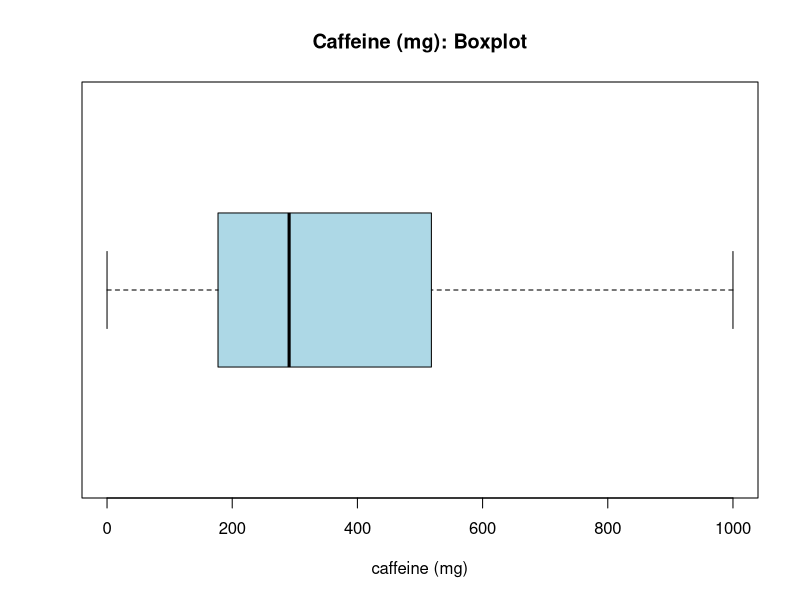
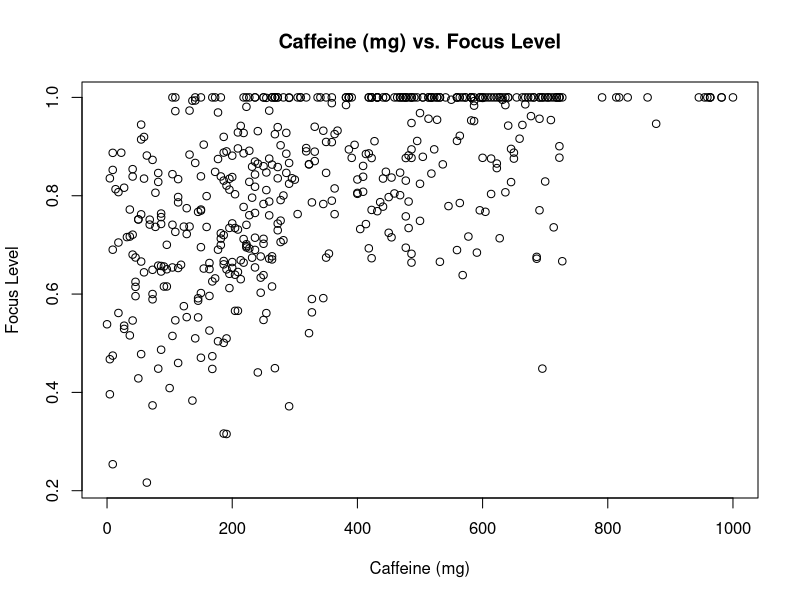
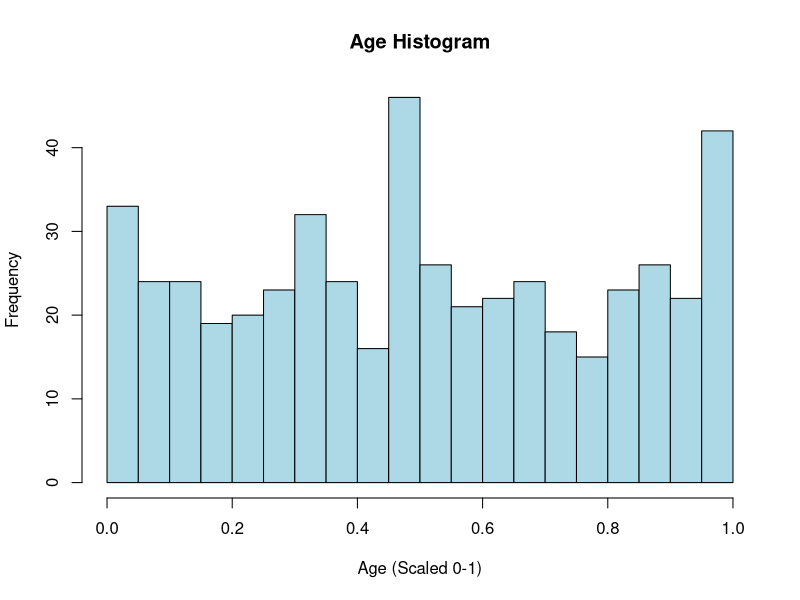
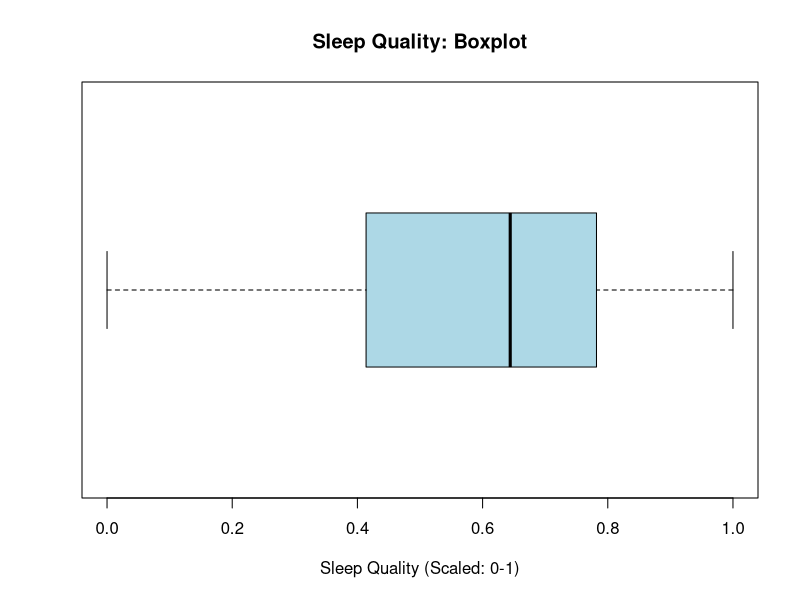
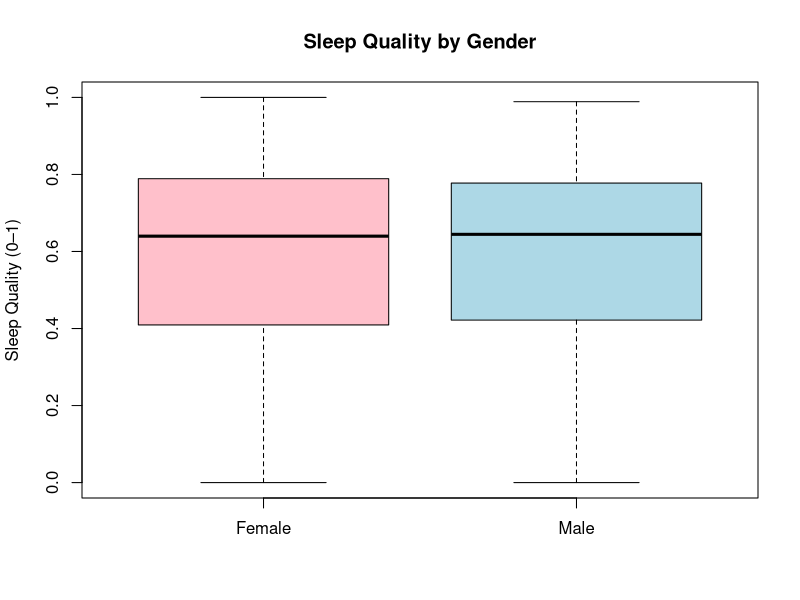
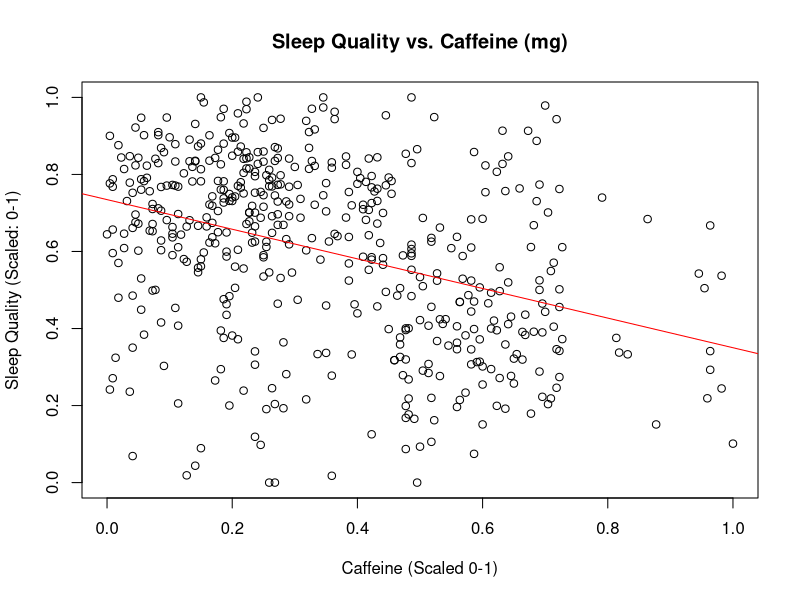
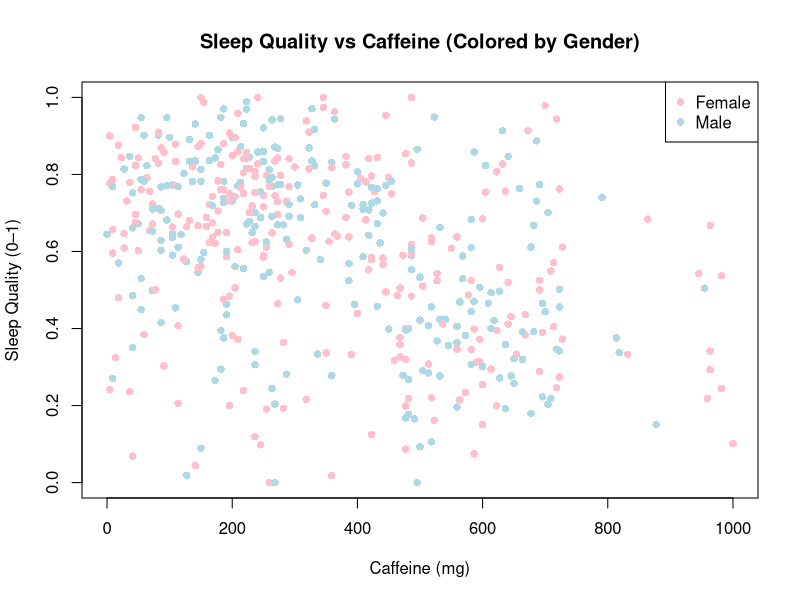
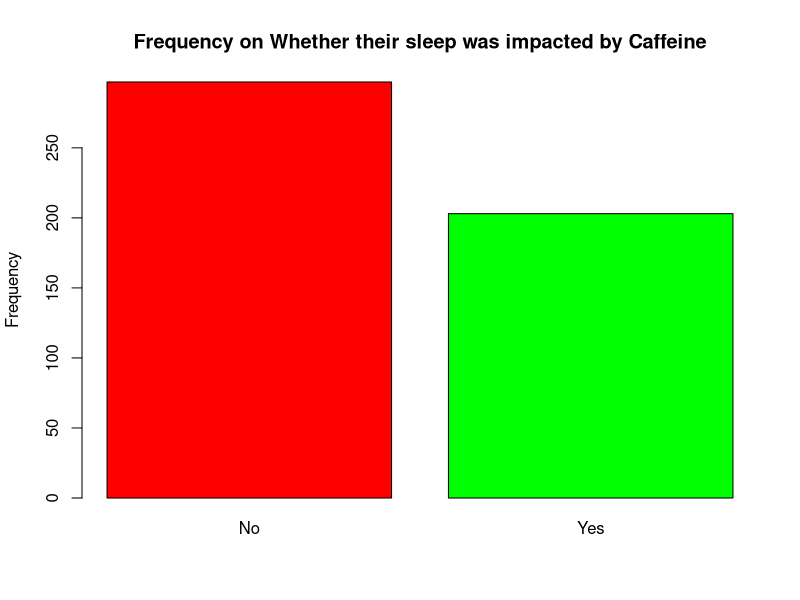

Write R code to recreate these figures, in order.
## ---- chunk 1
# libraries
library(dplyr)
library(tidyr)
library(tidyverse)
library(ggplot2)
## ---- chunk 2
caffeine <- read.csv("caffeine_intake_tracker.csv")
## ---- chunk 3
dim(caffeine)
## ---- chunk 4
colSums(is.na(caffeine))
## ---- chunk 5
# converting caffeine mg from 0-1 scale to 0-1000
caffeine$caffeine_mg_scaled <- caffeine$caffeine_mg
caffeine$caffeine_mg <- round(caffeine$caffeine_mg_scaled * 1000, 1)
## ---- chunk 6
caffeine
## ---- chunk 7
summary(caffeine)
## ---- chunk 8
boxplot(caffeine$caffeine_mg, horizontal = TRUE,
        col = "lightblue",
        main = "Caffeine (mg): Boxplot",
        xlab = "caffeine (mg)")
## ---- chunk 9
plot(caffeine$caffeine_mg, caffeine$focus_level,
     main = "Caffeine (mg) vs. Focus Level",
     xlab = "Caffeine (mg)",
     ylab = "Focus Level")
## ---- chunk 10
hist(caffeine$age,
     breaks = 35,
     col = "lightblue",
     main = "Age Histogram",
     xlab = "Age (Scaled 0-1)",
     ylab = "Frequency")
## ---- chunk 11
boxplot(caffeine$sleep_quality, horizontal = TRUE,
        col = "lightblue",
        main = "Sleep Quality: Boxplot",
        xlab = "Sleep Quality (Scaled: 0-1)")
## ---- chunk 12
gender <- ifelse(caffeine$gender_female == 1, "Female",
          ifelse(caffeine$gender_male == 1, "Male", "Other"))

boxplot(caffeine$sleep_quality ~ gender,
        main = "Sleep Quality by Gender",
        xlab = "", ylab = "Sleep Quality (0–1)",
        col = c("pink","lightblue"))

## ---- chunk 13
plot(caffeine$caffeine_mg_scaled, caffeine$sleep_quality,
     main = "Sleep Quality vs. Caffeine (mg)",
     xlab = "Caffeine (Scaled 0-1)",
     ylab = "Sleep Quality (Scaled: 0-1)")

# adds the y=mx+b line 
abline(lm(caffeine$sleep_quality ~ caffeine$caffeine_mg_scaled), col="red")
## ---- chunk 14
cor(caffeine$caffeine_mg_scaled, caffeine$sleep_quality)
## ---- chunk 15
plot(caffeine$caffeine_mg, caffeine$sleep_quality,
     col = c("pink","lightblue")[as.factor(gender)],
     pch = 16,
     xlab = "Caffeine (mg)", ylab = "Sleep Quality (0–1)",
     main = "Sleep Quality vs Caffeine (Colored by Gender)")
legend("topright", legend = levels(as.factor(gender)),
       col = c("pink","lightblue"), pch = 16, bty = "o")
## ---- chunk 16
barplot(as.numeric(table(caffeine$sleep_impacted)),
        names.arg = c("No","Yes"),
        ylim = c(0, max(table(caffeine$sleep_impacted))),
        col = c("red","green"),
        main = "Frequency on Whether their sleep was impacted by Caffeine",
        ylab = "Frequency")
## ---- chunk 17

tod_counts <- c(
  Morning   = sum(caffeine$time_of_day_morning == 1, na.rm = TRUE),
  Afternoon = sum(caffeine$time_of_day_afternoon == 1, na.rm = TRUE),
  Evening   = sum(caffeine$time_of_day_evening == 1, na.rm = TRUE)
)
tod_counts

## ---- chunk 18
sleep_quality_morning   <- caffeine$sleep_quality[caffeine$time_of_day_morning==1]
sleep_quality_afternoon <- caffeine$sleep_quality[caffeine$time_of_day_afternoon==1]
sleep_quality_evening   <- caffeine$sleep_quality[caffeine$time_of_day_evening==1]

boxplot(list(
  Morning=sleep_quality_morning, 
  Afternoon=sleep_quality_afternoon, 
  Evening=sleep_quality_evening),
        col=c("lightblue","blue","navy"),
        main="Sleep Quality by Time of Caffeine Consumtion",
        ylab="Sleep Quality (0–1)")

